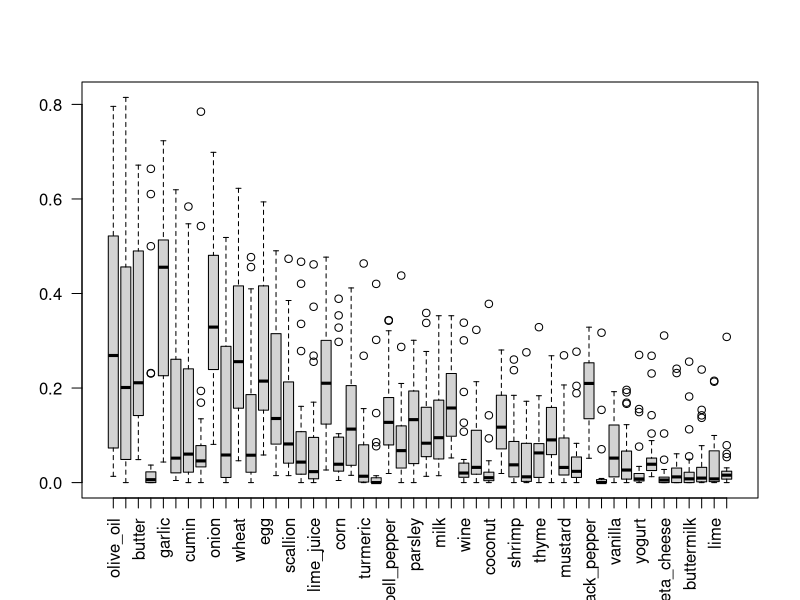
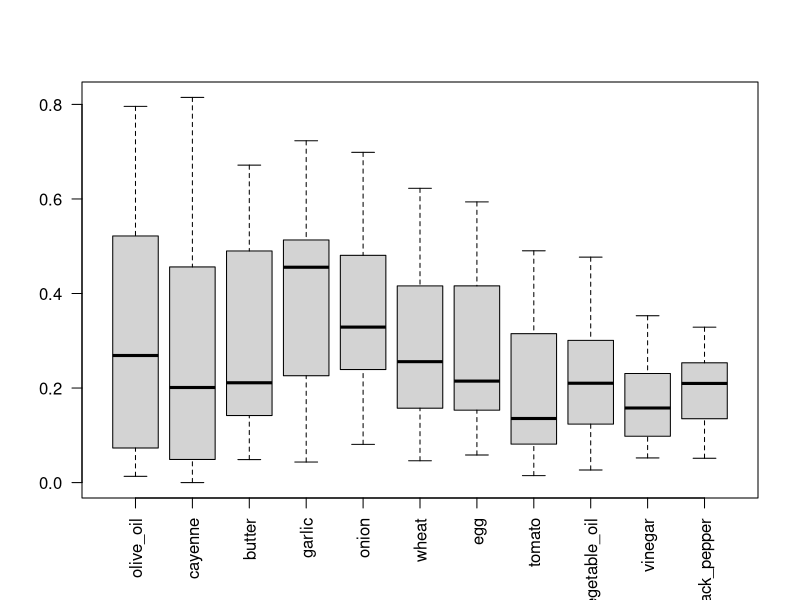
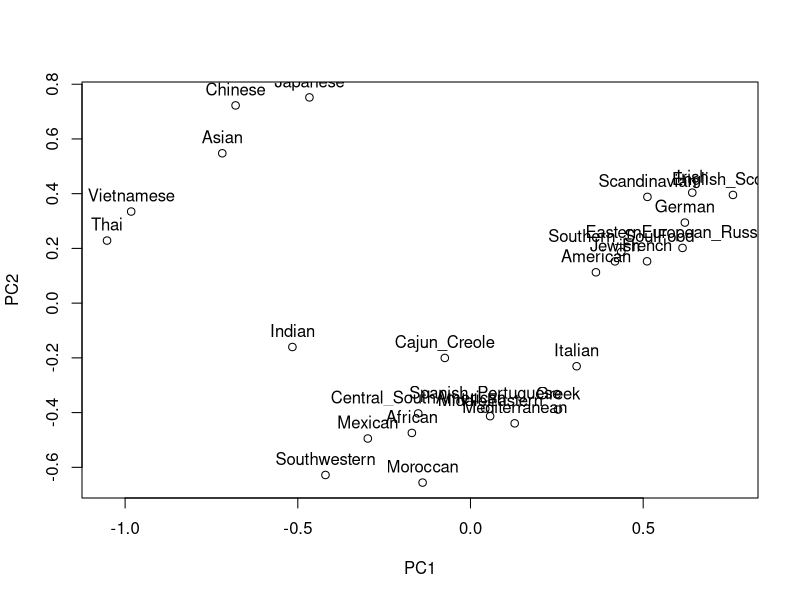
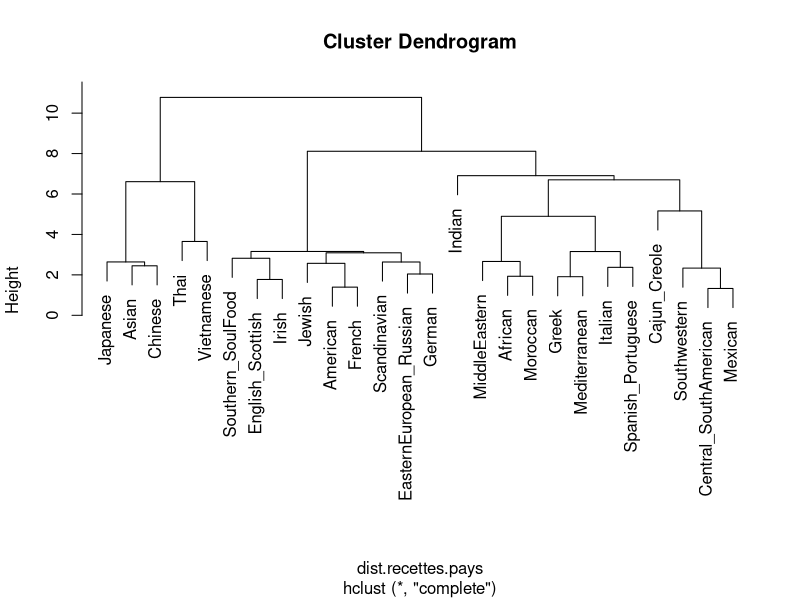
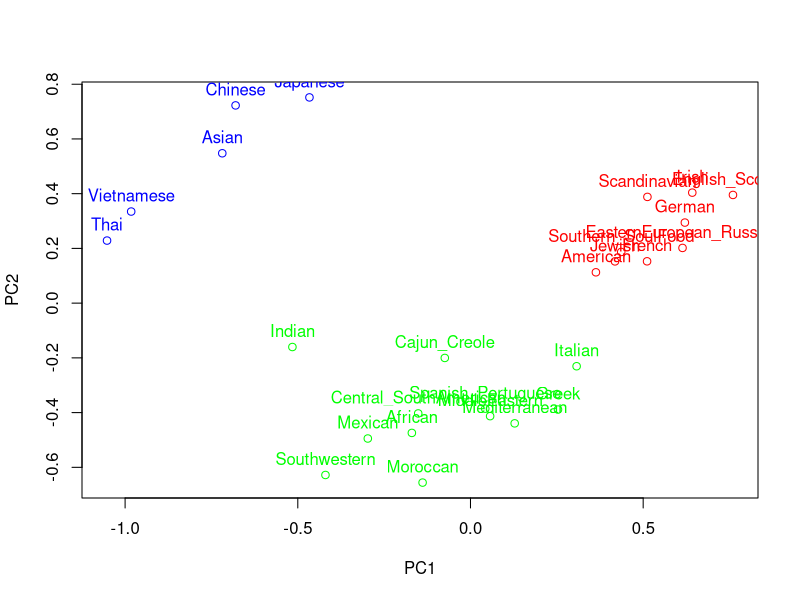
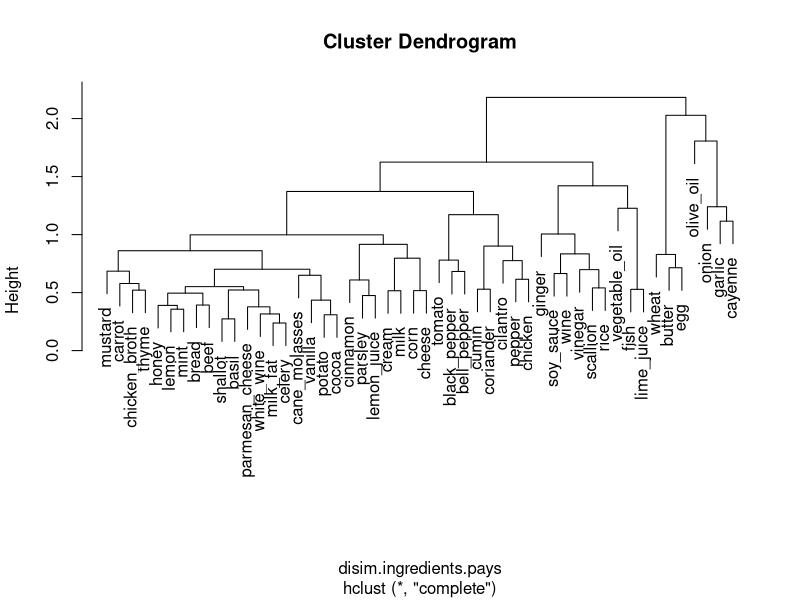
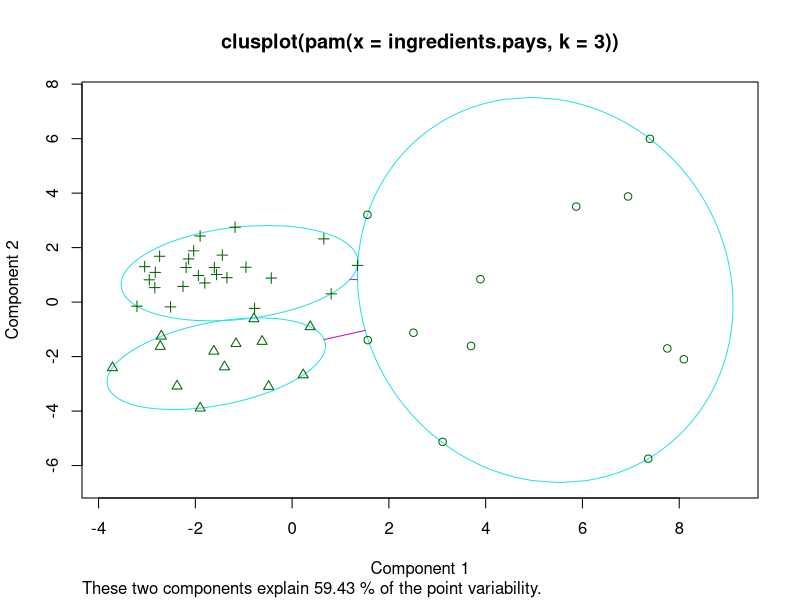
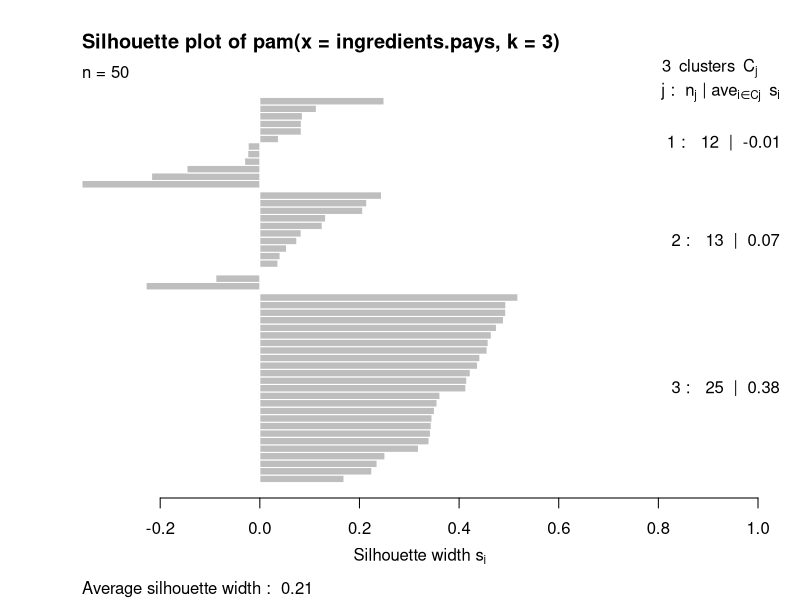

These charts were generated, in order, by the following R code:
#### projet SY09

### Exercice 1

## 1 - description
recettes.pays <- read.csv("donnees/recettes-pays.data", row.names = 1)
na.fail(recettes.pays)

dim(recettes.pays)
summary(recettes.pays)

cor(recettes.pays)    # correlation entre les ingrédients
cor(t(recettes.pays)) # correlation entre pays

boxplot(recettes.pays, las = 2)
boxplot(recettes.pays[colMeans(recettes.pays) > 0.15], las = 2) # most used ingredients

# plot(recettes.pays[cor(recettes.pays) > 0.9])

## 2 - ACP

acp.recettes.pays <- prcomp(recettes.pays)  # ACP - variables = ingrédients

plot(acp.recettes.pays$x[,1:2])
text(acp.recettes.pays$x[,1:2], row.names(recettes.pays), pos=3)

acp.recettes.pays$sdev # racine carrée des valeurs absolues
acp.recettes.pays.inertie <- acp.recettes.pays$sdev ^ 2 # valeurs absolues de la matrice de covarience

eigen(cov(recettes.pays))$values
# on retrouve à peu près les mêmes résultat
# on peut considérer les valeurs d'indice supérieur à 26 égales à 0, toutes ces valeurs sont inferieur à 10^-16
# elles ne sont dû qu'à des approximations, en effet on part d'une matrice de rang maximum 26
# on ne peut avoir plus de 26 valeurs propres non nulles.

inertie_total <- sum(acp.recettes.pays.inertie)

acp.recettes.pays.inertiep <- acp.recettes.pays.inertie / inertie_total * 100
inertie_explique <- apply(t(1:26), 2, function(x) sum(acp.recettes.pays.inertiep[1:x]))

# TODO : contributions relatives aux axes - individus ?
# plot des anciens axes dans le nouveau - à voir - certainement ilisible

## 3 - Analyse ascendante hiérarchique

dist.recettes.pays <-dist(recettes.pays, method = "manhattan")

hclust.recettes.pays <- hclust(dist.recettes.pays) # methodes : "single", "average", ...
plot(hclust.recettes.pays)


## 4 - K-means

kmeans.recette.pays <- kmeans(recettes.pays, rbind(recettes.pays["American",], recettes.pays["African",], recettes.pays["Asian",]), iter.max = 30)
plot(acp.recettes.pays$x[,1:2], col = c("red","green","blue")[kmeans.recette.pays$cluster])
text(acp.recettes.pays$x[,1:2], row.names(recettes.pays), pos=3, col = c("red","green","blue")[kmeans.recette.pays$cluster])

## 5 - Classification géographique des origines

# s'ils nous demande de dire que  les mexicains sont loins des allemands et de dire qu'on le retrouve 
# dans la classif obtenue ok, sinon je ne vois pas comment faire.


## 6 - description des données

recettes.echant <- read.csv("donnees/recettes-echant.data")
na.fail(recettes.echant)

summary(recettes.echant)

sort(table(recettes.echant[,1]), decreasing = T)

# TODO : blabla

## 7 - group ingrédients

pays <- unique(recettes.echant[,1])
ingredients <- colnames(recettes.echant[,2:ncol(recettes.echant)])

ingredients.pays <- data.frame(matrix(nrow = length(ingredients), ncol = length(pays)))
colnames(ingredients.pays) <- pays
row.names(ingredients.pays) <- ingredients

for (i in 1:length(ingredients)) {
  ingredient <- ingredients[i]
  
  for (j in 1:length(pays)) {
    p <- pays[j]
    
    ingredients.pays[i, j] <- mean(recettes.echant[recettes.echant[,1] == p,][,ingredient])
  }
}

# TODO : similarités - disimilarités
disim.ingredients.pays <- dist(ingredients.pays, "euclidian") # pris au hasard, y reflechir !!!


## 8 - classif ascendante hierarchique

hclust.ingredients.pays <- hclust(disim.ingredients.pays) # methodes : "single", "average", ...
plot(hclust.ingredients.pays)


## 9 - k-médoïdes

library(cluster)
pam.recettes.pays <- pam(ingredients.pays, 3)
plot(pam.recettes.pays)












